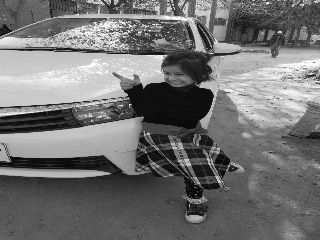
#> input picture Programs/Chapter2/Ch2-images/child_small.jpg, 320 x 240 px
$ python P-2-13-ImageSubtraction.py
#> lines starting #> are read from the running program, lines starting #| are printed output that depends on the picture
import cv2 as cv
import numpy as np
filepath="Ch2-images/child_small.jpg"
img=cv.imread(filepath,0)
#> img is the input picture: shape (240, 320); min 0, max 255, mean 113.6
r,c=img.shape
#> r = 240; c = 320
noise=np.random.randint(0,50,[r,c],np.uint8)
img2=img+noise
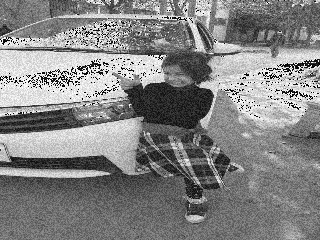
#> img2: shape (240, 320); min 0, max 255, mean 132
diff=np.abs(img-img2)
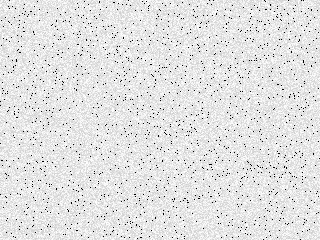
#> diff: shape (240, 320); min 0, max 255, mean 226.1
all_images=np.hstack((img,img2,diff))
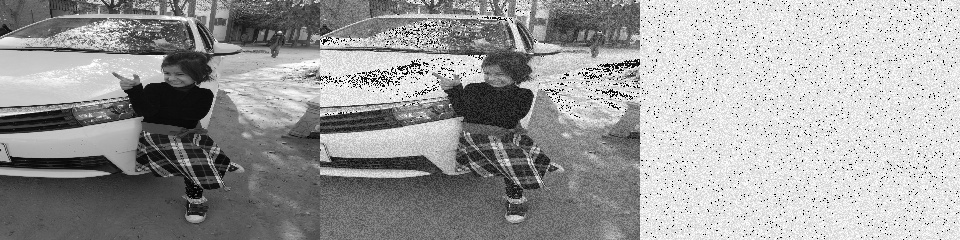
#> all_images: shape (240, 960); min 0, max 255, mean 157.2
cv.imshow("The child",all_images)
cv.waitKey(0)

$ run again, with Programs/Chapter2/Ch2-images/apple.jpg copied over Programs/Chapter2/Ch2-images/child_small.jpg
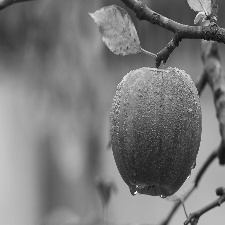
#> input picture Programs/Chapter2/Ch2-images/apple.jpg, 225 x 225 px
#> img is the input picture: shape (225, 225); min 9, max 255, mean 121.1
#> `diff=np.abs(img-img2)`:
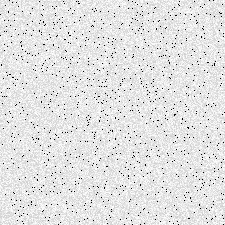
#> diff: shape (225, 225); min 0, max 255, mean 226.1
#> `all_images=np.hstack((img,img2,diff))`:
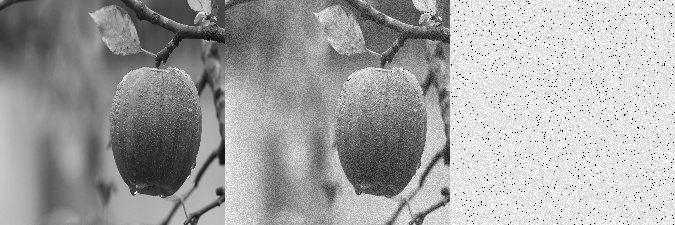
#> all_images: shape (225, 675); min 0, max 255, mean 164.2
